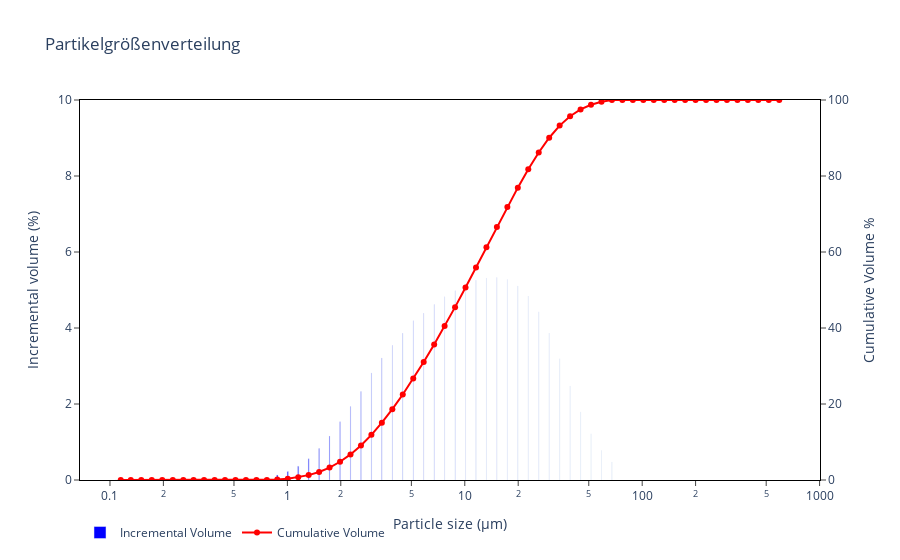

Notebook source saved alongside this figure:
### Markdown cell above
## Show Plot

### Code cell
# Dokumentation zu mehrfachen Axen auf -> https://plotly.com/python/multiple-axes/

# Follow the instructions via the text input field!
df_test = loader.get_csv_file()

# The Plotting
fig = go.Figure(
    data=go.Bar(
        x=df["Durchmesser"],
        y=df["q"],
        name="Incremental Volume",
        marker=dict(color="blue"),
    )
)

fig.add_trace(
    go.Scatter(
        x=df["Durchmesser"],
        y=df["Q"],
        yaxis="y2",
        name="Cumulative Volume",
        marker=dict(color="red"),
        mode="lines+markers"
    )
)

fig.update_layout(
    title_text="Partikelgrößenverteilung",
    legend=dict(orientation="h"),         
    xaxis=dict(
        title=dict(text="Particle size (µm)"),
        type="log", # Wichtig: X-Achse auf logarithmische Skala setzen
        autorange=True,
        showgrid=True, # Optional: Gitterlinien anzeigen
        mirror=True,
        linewidth=1, # Optional: Achsenlinienbreite
        linecolor='black', # Optional: Achsenlinienfarbe
        ticks='outside',
        ticklen=5,
        tickwidth=1, # Optional: Tick-Breite
    ),
    yaxis=dict(
        title=dict(text="Incremental volume (%)"),
        side="left",
        range=[0, 10],
        showgrid=True,
        mirror=True,
        linewidth=1,
        linecolor='black',
        ticks='outside',
        ticklen=5,
        tickwidth=1,
    ),
    yaxis2=dict(
        title=dict(text="Cumulative Volume %"),
        side="right",
        range=[0, 100],
        overlaying="y",
        tickmode="array",
        tickvals=[0, 20, 40, 60, 80, 100], # Explizite Tick-Werte für rechte Achse
        showgrid=True,
        mirror=True,
        linewidth=1,
        linecolor='black',
        ticks='outside',
        ticklen=5,
        tickwidth=1,
    ),
    bargap=0, # Optional: Abstand zwischen Balken entfernen, damit sie direkt aneinander liegen
    plot_bgcolor='white' # Optional: Plot-Hintergrund weiß setzen
)

fig.show()

### Figure 1 — Plotly figure (JSON) as saved in the notebook; plotly's stock layout.template omitted (floating-point values rounded to 4 significant figures)
{"data": [{"marker": {"color": "blue"}, "name": "Incremental Volume", "type": "bar", "x": [0.115, 0.131, 0.15, 0.172, 0.197, 0.226, 0.259, 0.296, 0.339, 0.389, 0.445, 0.51, 0.584, 0.669, 0.766, 0.877, 1.005, 1.151, 1.318, 1.51, 1.729, 1.981, 2.269, 2.599, 2.976, 3.409, 3.905, 4.472, 5.122, 5.867, 6.72, 7.697, 8.816, 10.1, 11.56, 13.25, 15.17, 17.38, 19.9, 22.8, 26.11, 29.91, 34.26, 39.23, 44.94, 51.47, 58.95, 67.52, 77.34, 88.58, 101.5, 116.2, 133.1, 152.5, 174.6, 200.0, 229.1, 262.4, 300.5, 344.2, 394.2, 451.6, 517.2, 592.4], "y": [0.0, 0.0, 0.0, 0.0, 0.0, 0.0, 0.0, 0.0, 0.0, 0.0, 0.0, 0.0, 0.0, 0.0, 0.0, 0.133, 0.225, 0.364, 0.562, 0.827, 1.155, 1.536, 1.935, 2.329, 2.818, 3.212, 3.537, 3.861, 4.191, 4.386, 4.616, 4.821, 4.982, 5.159, 5.256, 5.316, 5.33, 5.275, 5.108, 4.842, 4.425, 3.866, 3.192, 2.476, 1.792, 1.217, 0.779, 0.476, 0.0, 0.0, 0.0, 0.0, 0.0, 0.0, 0.0, 0.0, 0.0, 0.0, 0.0, 0.0, 0.0, 0.0, 0.0, 0.0]}, {"marker": {"color": "red"}, "mode": "lines+markers", "name": "Cumulative Volume", "type": "scatter", "x": [0.115, 0.131, 0.15, 0.172, 0.197, 0.226, 0.259, 0.296, 0.339, 0.389, 0.445, 0.51, 0.584, 0.669, 0.766, 0.877, 1.005, 1.151, 1.318, 1.51, 1.729, 1.981, 2.269, 2.599, 2.976, 3.409, 3.905, 4.472, 5.122, 5.867, 6.72, 7.697, 8.816, 10.1, 11.56, 13.25, 15.17, 17.38, 19.9, 22.8, 26.11, 29.91, 34.26, 39.23, 44.94, 51.47, 58.95, 67.52, 77.34, 88.58, 101.5, 116.2, 133.1, 152.5, 174.6, 200.0, 229.1, 262.4, 300.5, 344.2, 394.2, 451.6, 517.2, 592.4], "y": [0.0, 0.0, 0.0, 0.0, 0.0, 0.0, 0.0, 0.0, 0.0, 0.0, 0.0, 0.0, 0.0, 0.0, 0.0, 0.133, 0.359, 0.723, 1.285, 2.112, 3.267, 4.803, 6.738, 9.066, 11.88, 15.1, 18.63, 22.5, 26.69, 31.07, 35.69, 40.51, 45.49, 50.65, 55.91, 61.22, 66.55, 71.83, 76.94, 81.78, 86.2, 90.07, 93.26, 95.74, 97.53, 98.75, 99.52, 100.0, 100.0, 100.0, 100.0, 100.0, 100.0, 100.0, 100.0, 100.0, 100.0, 100.0, 100.0, 100.0, 100.0, 100.0, 100.0, 100.0], "yaxis": "y2"}], "layout": {"bargap": 0, "legend": {"orientation": "h"}, "plot_bgcolor": "white", "title": {"text": "Partikelgrößenverteilung"}, "xaxis": {"autorange": true, "linecolor": "black", "linewidth": 1, "mirror": true, "showgrid": true, "ticklen": 5, "ticks": "outside", "tickwidth": 1, "title": {"text": "Particle size (µm)"}, "type": "log"}, "yaxis": {"linecolor": "black", "linewidth": 1, "mirror": true, "range": [0, 10], "showgrid": true, "side": "left", "ticklen": 5, "ticks": "outside", "tickwidth": 1, "title": {"text": "Incremental volume (%)"}}, "yaxis2": {"linecolor": "black", "linewidth": 1, "mirror": true, "overlaying": "y", "range": [0, 100], "showgrid": true, "side": "right", "ticklen": 5, "tickmode": "array", "ticks": "outside", "tickvals": [0, 20, 40, 60, 80, 100], "tickwidth": 1, "title": {"text": "Cumulative Volume %"}}}}
